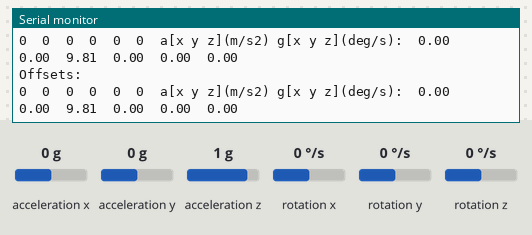
Recording of a sketch running on a simulated Arduino Uno, built with avr-gcc and run on an emulated ATmega328P. Parts: the last lines printed to the serial monitor. The inputs (shaded band) are chosen by the test bench; at power-on: acceleration x 0 g, acceleration y 0 g, acceleration z 1 g, rotation x 0 °/s, rotation y 0 °/s, rotation z 0 °/s.

Above: at 1.2 s.
1.3 s: acceleration x set to -1.4 g
At 2.47 s:
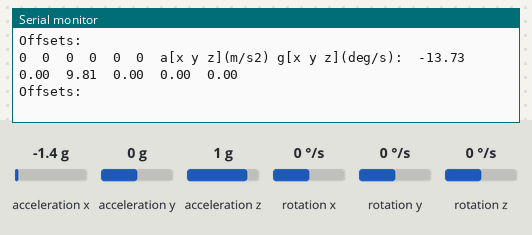
4.3 s: acceleration y set to -1.4 g
At 4.3 s:
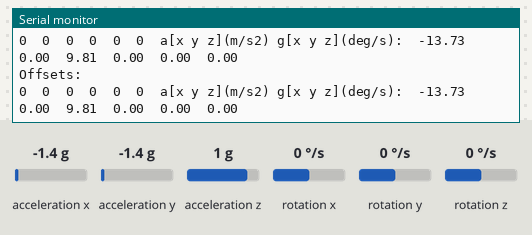
5.8 s: acceleration z set to -1.4 g
At 5.8 s:
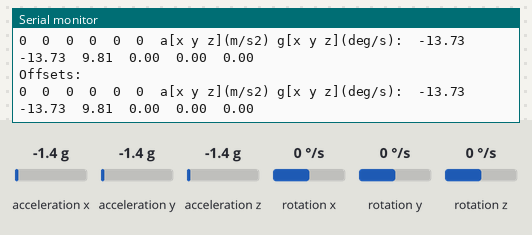
7.3 s: rotation x set to -192 °/s
At 7.31 s:
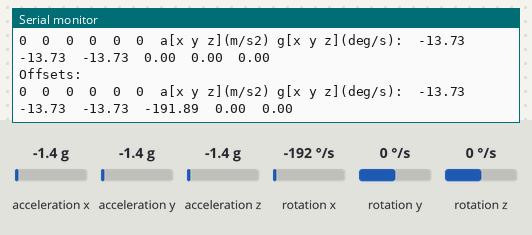
8.8 s: rotation y set to -192 °/s
At 8.82 s:
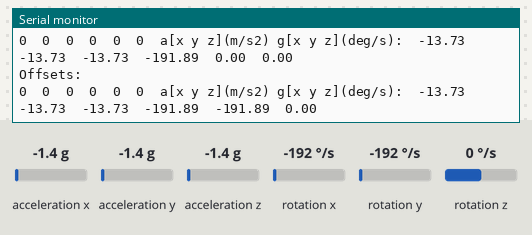

The sketch:

MPU6050escalardato.ino
```cpp
// Librerias I2C para controlar el mpu6050
// la libreria MPU6050.h necesita I2Cdev.h, I2Cdev.h necesita Wire.h
#include "I2Cdev.h"
#include "MPU6050.h"
#include "Wire.h"

// La dirección del MPU6050 puede ser 0x68 o 0x69, dependiendo
// del estado de AD0. Si no se especifica, 0x68 estará implicito
MPU6050 sensor;

// Valores RAW (sin procesar) del acelerometro y giroscopio en los ejes x,y,z
int16_t ax, ay, az;
int16_t gx, gy, gz;

//Valor de los offsets
int ax_o,ay_o,az_o;
int gx_o,gy_o,gz_o;

void setup() {
  Serial.begin(57600);    //Iniciando puerto serial
  Wire.begin();           //Iniciando I2C
  sensor.initialize();    //Iniciando el sensor

  if (sensor.testConnection()) Serial.println("Sensor iniciado correctamente");
  else Serial.println("Error al iniciar el sensor");
}

void loop() {
  // Leer las aceleraciones y velocidades angulares
  sensor.getAcceleration(&ax, &ay, &az);
  sensor.getRotation(&gx, &gy, &gz);
  float ax_m_s2 = ax * (9.81/16384.0);
  float ay_m_s2 = ay * (9.81/16384.0);
  float az_m_s2 = az * (9.81/16384.0);
  float gx_deg_s = gx * (250.0/32768.0);
  float gy_deg_s = gy * (250.0/32768.0);
  float gz_deg_s = gz * (250.0/32768.0);
  //Mostrar las lecturas separadas por un [tab]
  Serial.print("a[x y z](m/s2) g[x y z](deg/s):\t");
  Serial.print(ax_m_s2); Serial.print("\t");
  Serial.print(ay_m_s2); Serial.print("\t");
  Serial.print(az_m_s2); Serial.print("\t");
  Serial.print(gx_deg_s); Serial.print("\t");
  Serial.print(gy_deg_s); Serial.print("\t");
  Serial.println(gz_deg_s);

  delay(100);

    ax_o=sensor.getXAccelOffset();
  ay_o=sensor.getYAccelOffset();
  az_o=sensor.getZAccelOffset();
  gx_o=sensor.getXGyroOffset();
  gy_o=sensor.getYGyroOffset();
  gz_o=sensor.getZGyroOffset();

  Serial.println("Offsets:");
  Serial.print(ax_o); Serial.print("\t");
  Serial.print(ay_o); Serial.print("\t");
  Serial.print(az_o); Serial.print("\t");
  Serial.print(gx_o); Serial.print("\t");
  Serial.print(gy_o); Serial.print("\t");
  Serial.print(gz_o); Serial.print("\t");
}
```

Measured:
- after the input at 1.3 s, the serial monitor: prints a new line after 0.10 s (image 1)
- after the input at 7.3 s, the serial monitor: prints a new line at once (image 4)
- after the input at 8.8 s, the serial monitor: prints a new line at once (image 5)
